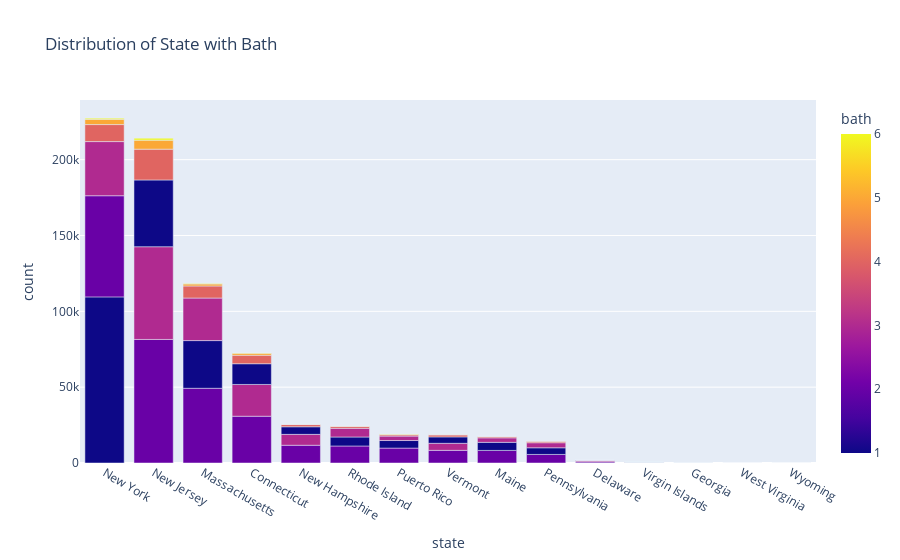

Write notebook code for a chart like this one.
### Code cell
city_bed_count = df.groupby(['state', 'bath']).size().reset_index(name='count')
city_bed_count = city_bed_count.sort_values(by='count', ascending=False)
fig = px.bar(city_bed_count, x='state', y='count', color='bath', barmode='stack',
             title='Distribution of State with Bath',color_discrete_sequence=px.colors.qualitative.Set2)
fig.show()

### Figure 1 — Plotly figure (JSON) as saved in the notebook; plotly's stock layout.template omitted (floating-point values rounded to 4 significant figures)
{"data": [{"alignmentgroup": "True", "hovertemplate": "state=%{x}<br>count=%{y}<br>bath=%{marker.color}<extra></extra>", "legendgroup": "", "marker": {"color": [1, 2, 2, 3, 2, 1, 3, 1, 2, 3, 3, 4, 1, 2, 2, 4, 2, 2, 2, 4, 3, 5, 1, 3, 2, 4, 1, 1, 1, 3, 1, 1, 5, 3, 3, 3, 4, 5, 5, 6, 4, 4, 4, 4, 4, 6, 2, 3, 1, 5, 6, 5, 5, 6, 5, 2, 5, 6, 3, 4, 5, 1, 4, 6, 6, 5, 4, 3, 6, 6, 6, 6, 5, 2, 3, 6], "coloraxis": "coloraxis", "pattern": {"shape": ""}}, "name": "", "offsetgroup": "", "orientation": "v", "showlegend": false, "textposition": "auto", "type": "bar", "x": ["New York", "New Jersey", "New York", "New Jersey", "Massachusetts", "New Jersey", "New York", "Massachusetts", "Connecticut", "Massachusetts", "Connecticut", "New Jersey", "Connecticut", "New Hampshire", "Rhode Island", "New York", "Puerto Rico", "Vermont", "Maine", "Massachusetts", "New Hampshire", "New Jersey", "Rhode Island", "Rhode Island", "Pennsylvania", "Connecticut", "Maine", "New Hampshire", "Puerto Rico", "Vermont", "Pennsylvania", "Vermont", "New York", "Pennsylvania", "Maine", "Puerto Rico", "New Hampshire", "Connecticut", "Massachusetts", "New Jersey", "Vermont", "Rhode Island", "Pennsylvania", "Puerto Rico", "Maine", "New York", "Delaware", "Delaware", "Delaware", "Puerto Rico", "Massachusetts", "Vermont", "New Hampshire", "Connecticut", "Rhode Island", "Virgin Islands", "Pennsylvania", "Puerto Rico", "Virgin Islands", "Delaware", "Maine", "Virgin Islands", "Virgin Islands", "Vermont", "Pennsylvania", "Virgin Islands", "Georgia", "Georgia", "Virgin Islands", "Maine", "New Hampshire", "Rhode Island", "Delaware", "West Virginia", "Wyoming", "Delaware"], "xaxis": "x", "y": [109520, 81467, 66700, 61130, 49269, 44013, 35697, 31436, 30833, 28057, 20947, 20309, 13677, 11701, 11230, 11214, 9834, 8343, 8304, 7950, 7172, 5943, 5914, 5742, 5634, 5587, 5313, 5008, 4986, 4636, 4397, 4228, 3459, 3343, 2975, 2902, 1454, 1338, 1337, 1297, 1296, 1255, 966, 876, 850, 775, 714, 646, 416, 404, 296, 279, 242, 222, 222, 191, 189, 158, 124, 122, 119, 73, 56, 54, 50, 28, 24, 24, 20, 18, 15, 14, 11, 5, 3, 1], "yaxis": "y"}], "layout": {"barmode": "stack", "coloraxis": {"colorbar": {"title": {"text": "bath"}}, "colorscale": [[0, "#0d0887"], [0.1111, "#46039f"], [0.2222, "#7201a8"], [0.3333, "#9c179e"], [0.4444, "#bd3786"], [0.5556, "#d8576b"], [0.6667, "#ed7953"], [0.7778, "#fb9f3a"], [0.8889, "#fdca26"], [1, "#f0f921"]]}, "legend": {"tracegroupgap": 0}, "title": {"text": "Distribution of State with Bath"}, "xaxis": {"anchor": "y", "domain": [0, 1], "title": {"text": "state"}}, "yaxis": {"anchor": "x", "domain": [0, 1], "title": {"text": "count"}}}}
